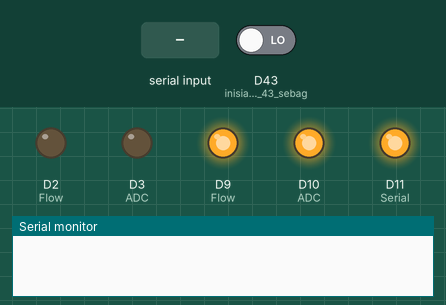
Simulated run of this sketch. Board: Arduino Due. Parts: output pins drawn as LEDs (lit = HIGH), the last lines printed to the serial monitor. Inputs (shaded band) come from the test bench; at power-on: D43 (inisialisasi_pin_43_sebag) LOW (analog values on the 0–1023 scale).

Above: at 1.2 s.
1.3 s: "1" received over Serial
2.8 s: "3" received over Serial
At 3.8 s:
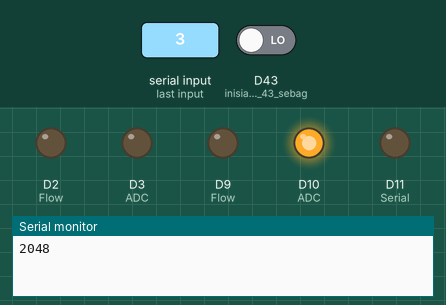
Timing chart, 0 to 7.3 s (numbered marks = the images above; inputs shaded):
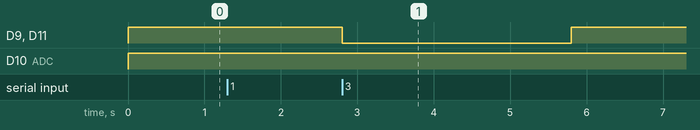

The sketch:

CBM_VerB.ino
```cpp
//  ============================================================================================================
//                      PROGRAM SISTEM AKUSISI DATA COAL BED METHANE
//  ======================================================================================= mBAh Buyut Singoranu


//========================================================================================= Preprocessing
          int     ADC_suhu,ADC_tekanan,suhu;

volatile  int     pulsa;                              //variable yang akan dicacah
          float   kalk,frek,kece1,kece2,debit;
          float   tekanan,hasil;


//================================================================================================ Preprocessing
void rpm()                                            //memanggil fungsi interupsi
{
  pulsa++;                                            //mencacah keluaran dari sensor
}


//=============================================================================================== Setup
void setup()
{
pinMode(12, OUTPUT);      // Power
pinMode(11, OUTPUT);      // Serial
pinMode(10, OUTPUT);      // ADC
pinMode(9, OUTPUT);       // Flow
pinMode(3, OUTPUT);       // ADC
pinMode(2, OUTPUT);       // Flow

Serial.begin(9600);
pinMode(43, INPUT);                                 //inisialisasi pin 43 sebagai input hall sensor
attachInterrupt(43, rpm, RISING);                   //menggunakan mode rising dalam counter
digitalWrite(12, LOW);
}


//============================================================================================== Program Utama
void loop()
{
digitalWrite(11, HIGH);
digitalWrite(10, HIGH);
digitalWrite(9, HIGH);
digitalWrite(3, LOW);                     // Relay Depan
digitalWrite(2, LOW);                     // Relay Belakang


//=================================================================   Idle
if (Serial.available())
{
char alamat=Serial.read();
digitalWrite(11, LOW);

//=================================================================   Alamat 1 = suhu
    if (alamat=='1')
    {
      digitalWrite(10, LOW);            // Indikator LED
      analogReadResolution(12);
      ADC_suhu=analogRead(A6);
      Serial.print(ADC_suhu,1);

    }
//================================================================   Alamat 1 = suhu
    if (alamat=='2')
    {
      digitalWrite(10, LOW);
      analogReadResolution(12);
      ADC_tekanan=analogRead(A6);
      delay(100);
      Serial.print(ADC_tekanan,1);
    }

//================================================================   Alamat 2 = suhu
    if (alamat=='3')
    {
      digitalWrite(9, LOW);
      pulsa = 0;
      delay (3000);                           //delay 3 detik
      kalk = ((pulsa*0.3322)+0.2208);         //frekuensi = Q x 4,8 (4,8/60) liter/sec
      frek = kalk;
      kece1 = (2*3.14*frek);
      kece2 = (kece1*0.0127);
      Serial.print(frek,1);                  //mencetak hasil dari kece 2
    }
 //================================================================   Alamat 4 = suhu
    if (alamat=='4')
    {
      digitalWrite(10, LOW);
      analogReadResolution(12);
      ADC_tekanan=analogRead(A6);
      delay(100);
      Serial.print(ADC_tekanan,1);

    }

//================================================================   Alamat 5 = suhu
   if (alamat=='5')
   {
      digitalWrite(10, LOW);
      analogReadResolution(12);
      ADC_tekanan=analogRead(A6);
      delay(100);
      Serial.print(ADC_tekanan);
    }

//================================================================   Alamat 6 = suhu
   if (alamat=='6')
   {
      digitalWrite(10, LOW);
      analogReadResolution(12);
      ADC_tekanan=analogRead(A6);
      delay(100);
      Serial.print(ADC_tekanan,1);
    }


//================================================================   Alamat 7 = suhu
   if (alamat=='7')
   {
      digitalWrite(10, LOW);
      analogReadResolution(12);
      ADC_tekanan=analogRead(A6);
      delay(100);
      Serial.print(ADC_tekanan,1);
    }

}
}   // END
```

Measured:
- after the input at 2.8 s, D9 (Flow), D11 (Serial): HIGH → LOW at once, → HIGH 3.0 s later
